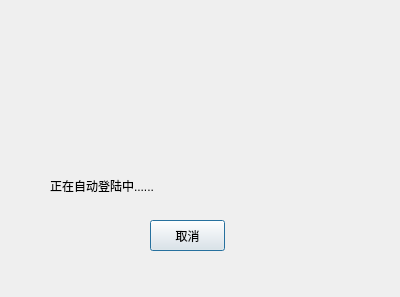
<?xml version="1.0" encoding="UTF-8"?>
<ui version="4.0">
 <class>List</class>
 <widget class="QDialog" name="List">
  <property name="geometry">
   <rect>
    <x>0</x>
    <y>0</y>
    <width>400</width>
    <height>297</height>
   </rect>
  </property>
  <property name="windowTitle">
   <string>Dialog</string>
  </property>
  <widget class="QPushButton" name="cancel">
   <property name="geometry">
    <rect>
     <x>150</x>
     <y>220</y>
     <width>75</width>
     <height>31</height>
    </rect>
   </property>
   <property name="text">
    <string>取消</string>
   </property>
  </widget>
  <widget class="QLabel" name="label">
   <property name="geometry">
    <rect>
     <x>50</x>
     <y>170</y>
     <width>301</width>
     <height>31</height>
    </rect>
   </property>
   <property name="styleSheet">
    <string notr="true">font: 16pt &quot;宋体&quot;;
text-align: center;</string>
   </property>
   <property name="text">
    <string>正在自动登陆中......</string>
   </property>
  </widget>
  <widget class="QLabel" name="movie">
   <property name="geometry">
    <rect>
     <x>120</x>
     <y>20</y>
     <width>125</width>
     <height>125</height>
    </rect>
   </property>
   <property name="styleSheet">
    <string notr="true"/>
   </property>
   <property name="text">
    <string/>
   </property>
  </widget>
 </widget>
 <resources/>
 <connections/>
</ui>
